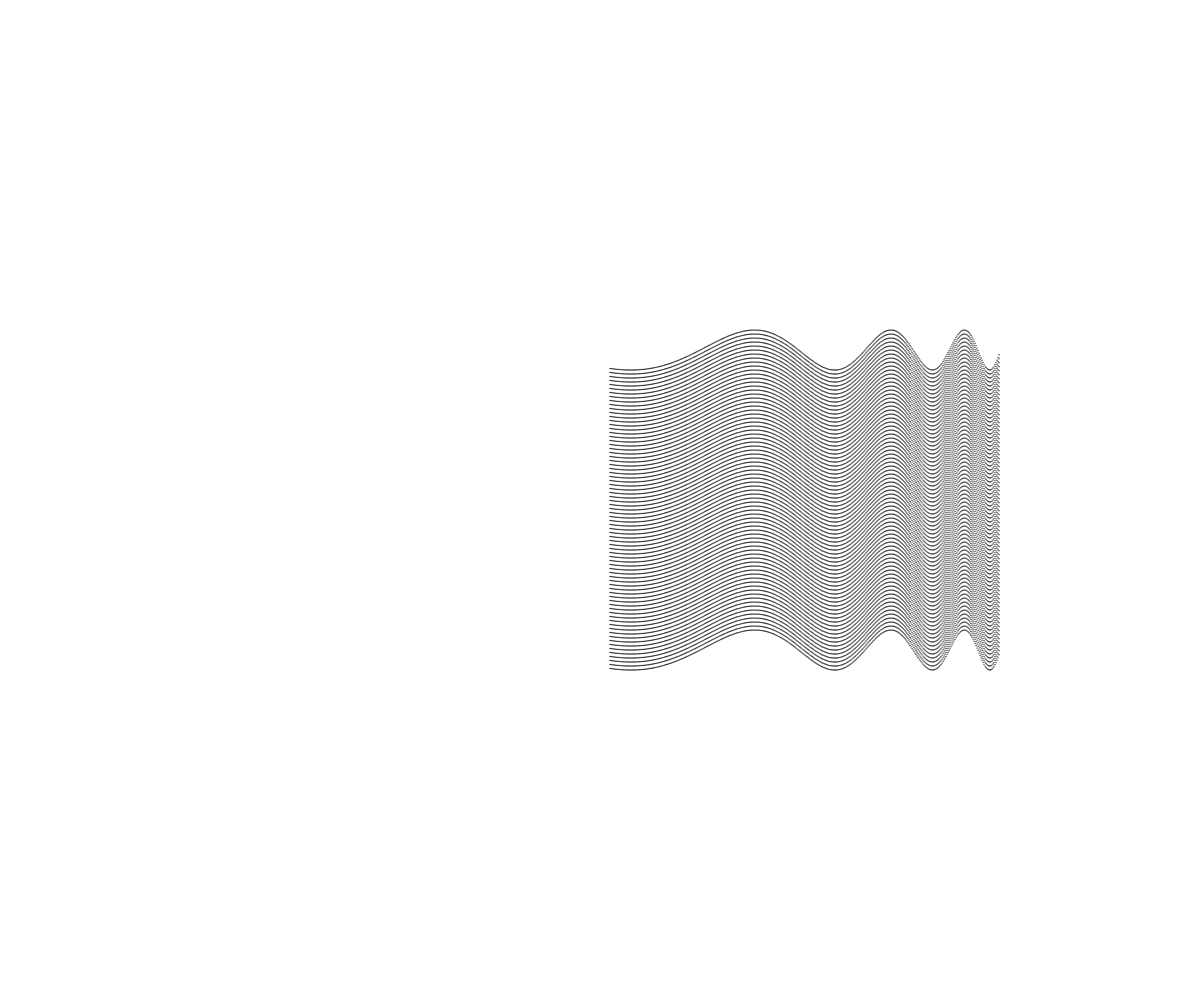
Frame 1 (no input)
Frame 60 (no input): identical to frame 1, image omitted
Frame 120 (the mouse pressed at the canvas centre since frame 60): identical to frame 1, image omitted

The p5.js sketch that drew this single still picture (run headless with seeded random() and noise() and a simulated clock; from frame 60 on, the mouse is pressed at the canvas centre):

// p5.js sketch
// ── sketch.js
// Art replication warm up
// Aitazaz Gilani
// 15/4/19

let y=0; // value will hold the y values for the sine graph
let xDisplacement=1080/2; // x displacement for where the graph should be in x axis
let amp=20; //amplitude value for graph
let period=60; //length of a curve

function setup() {
  createCanvas(windowWidth, windowHeight);
}

function draw() {
  background(255);
  stroke(0);
  strokeWeight(1.25);
  sineGraphLoop();
}


function sineGraphLoop(){
  for (let yDisplacement=-150;yDisplacement<= 150; yDisplacement+=4) { // loop will displace the graph after each time is drawn in y dir
    for (let x=70;x< 460 ;x+=1){  // loop that will create 1 graph, creates a straight line but the y value is what creates the graph
      y = height/2+amp*Math.sin(x/period); // formula that calculates the y values for the graph
      point(x+xDisplacement,y+yDisplacement); 
      period-=0.1; // variable that controls the decreasing period as it goes
    }
    period=60; // retured to default value after 1 graph is made
  }
}
  
